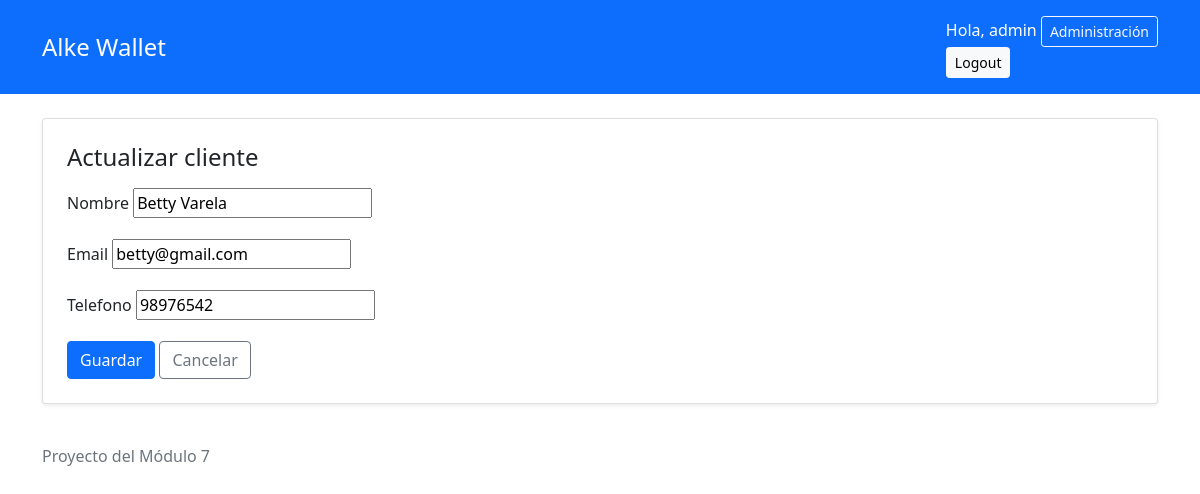
The app's page /clientes/9/editar/ (signed in) with its own data.
### gestion/models.py (models this page shows, shortened)
class Cliente(models.Model):
    nombre = models.CharField(max_length=100)
    email = models.EmailField(unique=True)
    telefono = models.CharField(max_length=20, blank=True)
    fecha_registro = models.DateTimeField(auto_now_add=True)
    class Meta:
        ordering = ["nombre"]

### gestion/views.py (the view, shortened to what this page needs)
# urls.py: path("clientes/<int:pk>/editar/", ClienteUpdateView.as_view(), name="editar_cliente"),
class ClienteUpdateView(AccesoPersonalMixin, UpdateView):
    model = Cliente
    form_class = ClienteForm
    template_name = "gestion/form_cliente.html"
    success_url = reverse_lazy("lista_clientes")
    extra_context = {
        "titulo": "Actualizar cliente",
    }

### gestion/forms.py
class ClienteForm(forms.ModelForm):
    class Meta:
        model = Cliente
        fields = ['nombre', 'email', 'telefono']

### gestion/views.py (called while the page is built)
    def test_func(self):
        return self.request.user.is_staff

### gestion/templates/gestion/form_cliente.html (shortened to what this page needs)
{% extends "base.html" %}
{% block content %}
<div class="row justify-content-center">
    <div class="col-bd-8">
        <div class="card shadow-sm">
            <div class="card-body p-4">
                <h1 class="h4 mb-3">{{ titulo }}</h1>
                <form method="post">
                        {% for field in form %}
                            <div class="mb-3">
                                <label for="{{ field.id_for_label }}" class="form-label">{{ field.label }}</label>
                                {{ field }}
                            </div>
                        {% endfor %}
                        <button class="btn btn-primary">Guardar</button>
                        <a href="{% url 'lista_clientes' %}" class="btn btn-outline-secondary">Cancelar</a>
                </form>
            </div>
        </div>
    </div>
</div>
{% endblock %}

### gestion/templates/base.html (shortened to what this page needs)
{% load static %}
<!DOCTYPE html>
<html lang="es">
    <head>
        <link href="https://cdn.jsdelivr.net/npm/bootstrap@5.0.2/dist/css/bootstrap.min.css" rel="stylesheet">
    </head>
    <body>
        <header class="bg-primary text-white py-3">
            <div class="container">
                <div class="d-flex flex-wrap gap-3 justify-content-between align-items-center">
                    <a href="{% url 'lista_clientes' %}" class="h4 text-white text-decoration-none mb-0">Alke Wallet</a>
                    {% if user.is_authenticated %}
                        <div d-flex flex-wrap gap-2>
                            <span>Hola, {{ user.username }}</span>
                            {% if user.is_staff %}
                                <a href="{% url 'admin:index' %}" class="btn btn-outline-light btn-sm">Administración</a>
                            {% endif %}
                            <form method="post" action="{% url 'logout' %}">
                                <button type="submit" class="btn btn-light btn-sm">Logout</button>
                            </form>
                        </div>
                    {% endif %}
                </div>
            </div>
        </header>
        <main class="container py-4">
            {% block content %}
            {% endblock %}
        </main>
        <footer class="container boder-top py-3 text-muted">
            Proyecto del Módulo 7
        </footer>
    </body>
</html>

### records on screen
Cliente: form "Betty Varela" "betty@gmail.com" "98976542"

### other values on screen
{{ user.username }} "admin"
{{ titulo }} "Actualizar cliente"
{{ field.label }} "Nombre" "Email" "Telefono"
